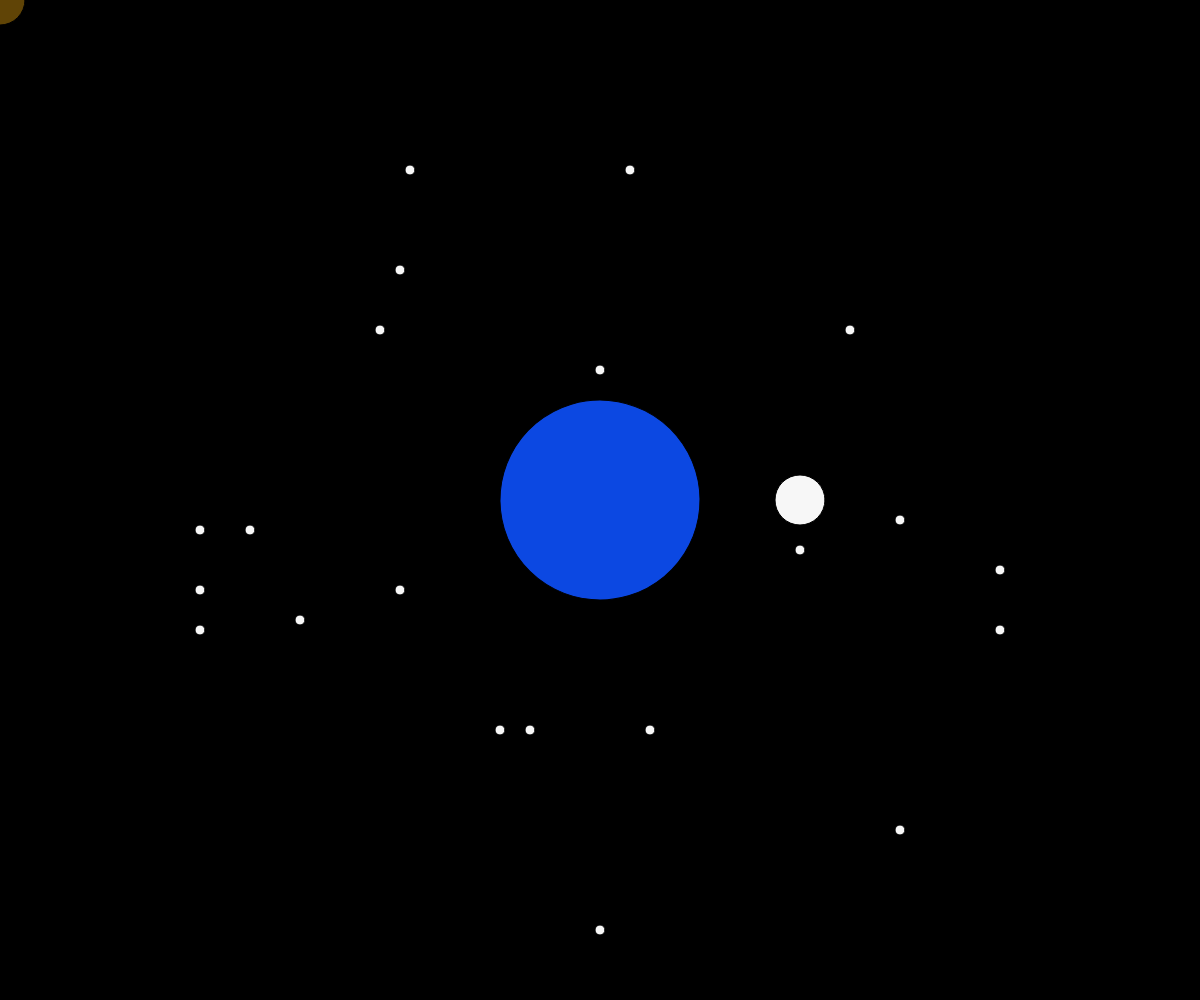
Frame 1 (no input)
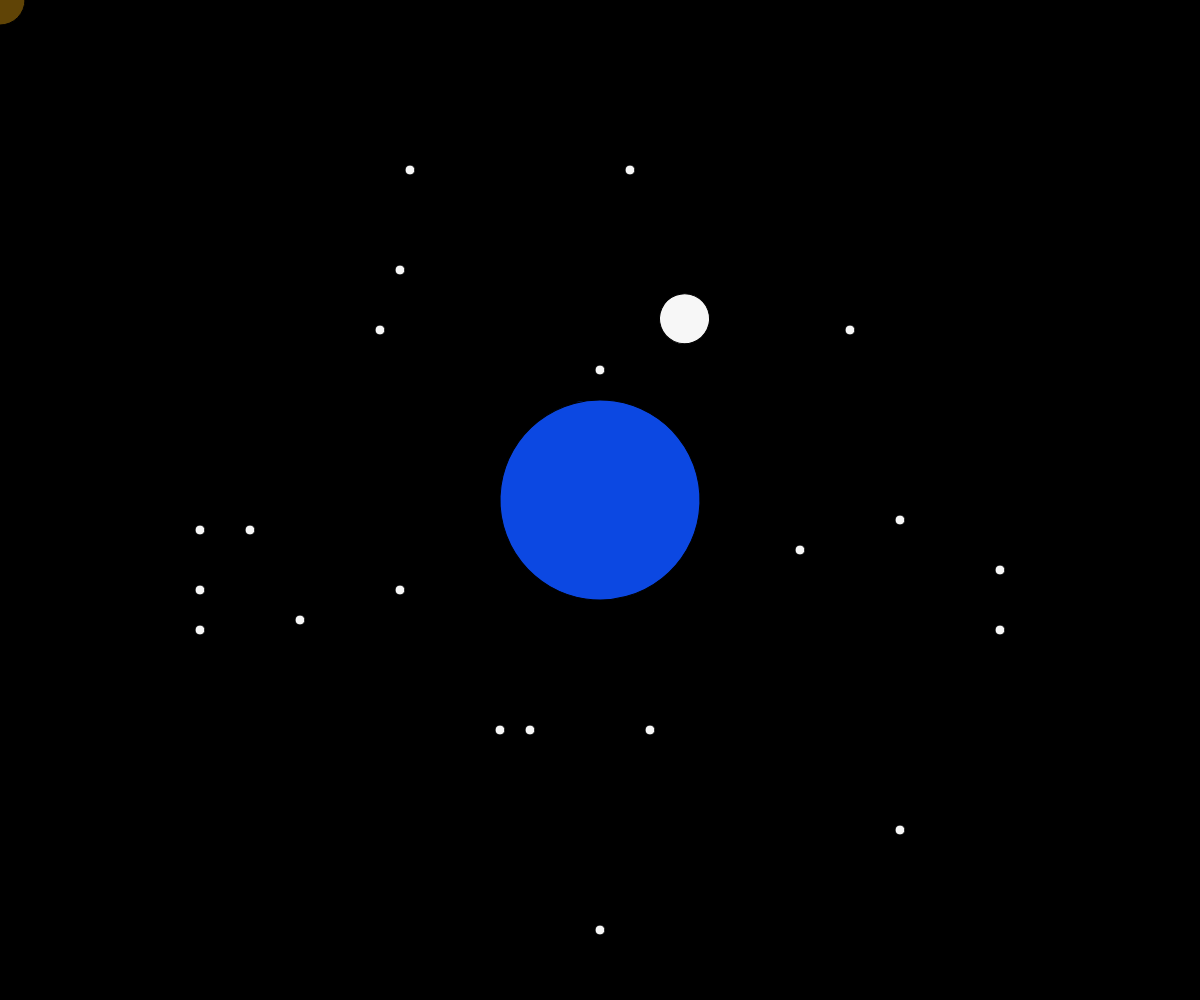
Frame 60 (no input)
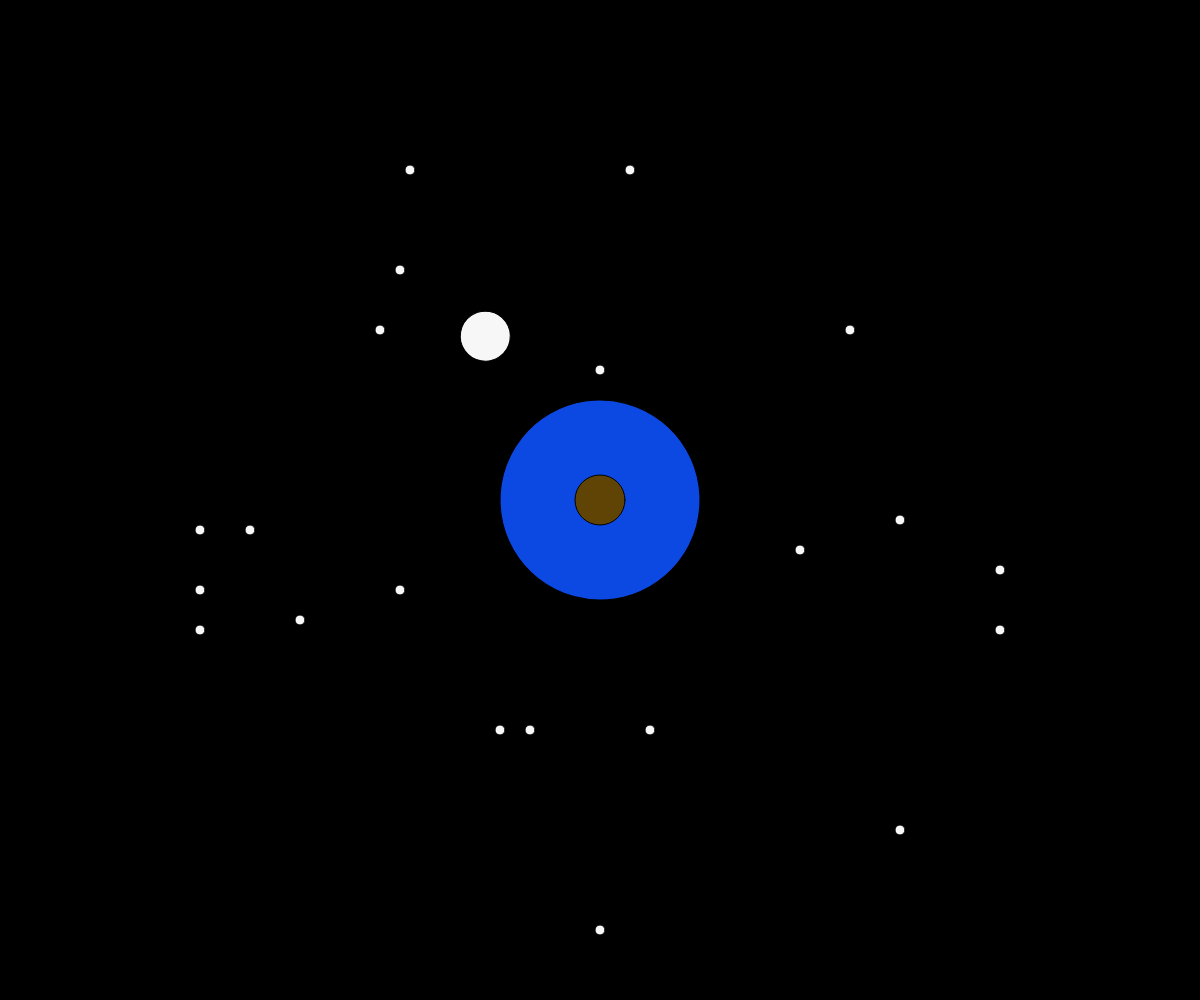
Frame 120 (the mouse pressed at the canvas centre since frame 60)

The p5.js sketch that drew these frames (run headless with seeded random() and noise() and a simulated clock; from frame 60 on, the mouse is pressed at the canvas centre):

// p5.js sketch
// ── sketch.js
//variable size
var small = 50;
var med = 150;
var lar = 200;
//create a variable for the angle for moon
var angle = 0;

function setup() {
    createCanvas( windowWidth, windowHeight );

    // frame rate for sketch
    frameRate( 30);
    noCursor();
}


function draw () {
  // set the background every frame
  background( 0, 0, 0);
//moon
  push();
    translate( width*0.5, height*0.5 );
      rotate( radians(angle) );
  //color the moon white
    fill( 'rgb(247, 247, 247)' );
    ellipse(200,0,small);

    //update angle position
    angle = angle + 5;
    pop();

//earth
  push();
    translate( width*0.5, height*0.5 );
      rotate( radians(angle) );
  //color the moon white
    fill( 'rgb(12, 72, 226)' );
    ellipse(0,0,lar);
    pop();

//stars
  push();
    translate( width*0.5, height*0.5 );
  //color the moon white
    fill( 'rgb(247, 247, 247)' );
    ellipse(200,50,10);
    ellipse(300,20,10);
    ellipse(400,70,10);
    ellipse(-200,90,10);
    ellipse(-300,120,10);
    ellipse(-400,90,10);
    ellipse(-400,130,10);
    ellipse(-100,230,10);
    ellipse(400,630,10);
    ellipse(400,130,10);
    ellipse(-350,30,10);
    ellipse(-400,30,10);
    ellipse(300,330,10);
    ellipse(0,430,10);
    ellipse(0,-130,10);
    ellipse(30,-330,10);
    ellipse(50,230,10);
    ellipse(-70,230,10);
    ellipse(-190,-330,10);
    ellipse(-200,-230,10);
    ellipse(-220,-170,10);
    ellipse(250,-170,10);
    pop();

push();
    //draw a astroid that moves with the mouse and is sky brown
    fill( 'rgb(96, 68, 6)' );
    ellipse( mouseX, mouseY, small );
pop();
}

  //create a function where when the mouse is clicked the background turns blue
  function mousePressed() {
             frameRate(200);
  }
  function mouseReleased(){
            frameRate(30);

  }
